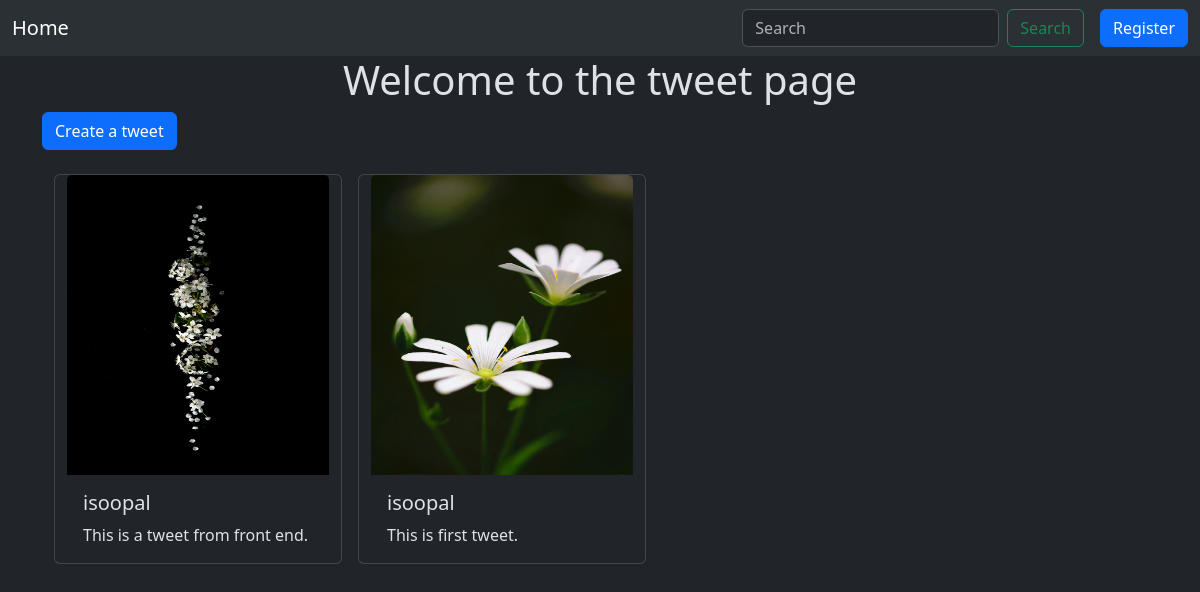
Before: / with the older database file.
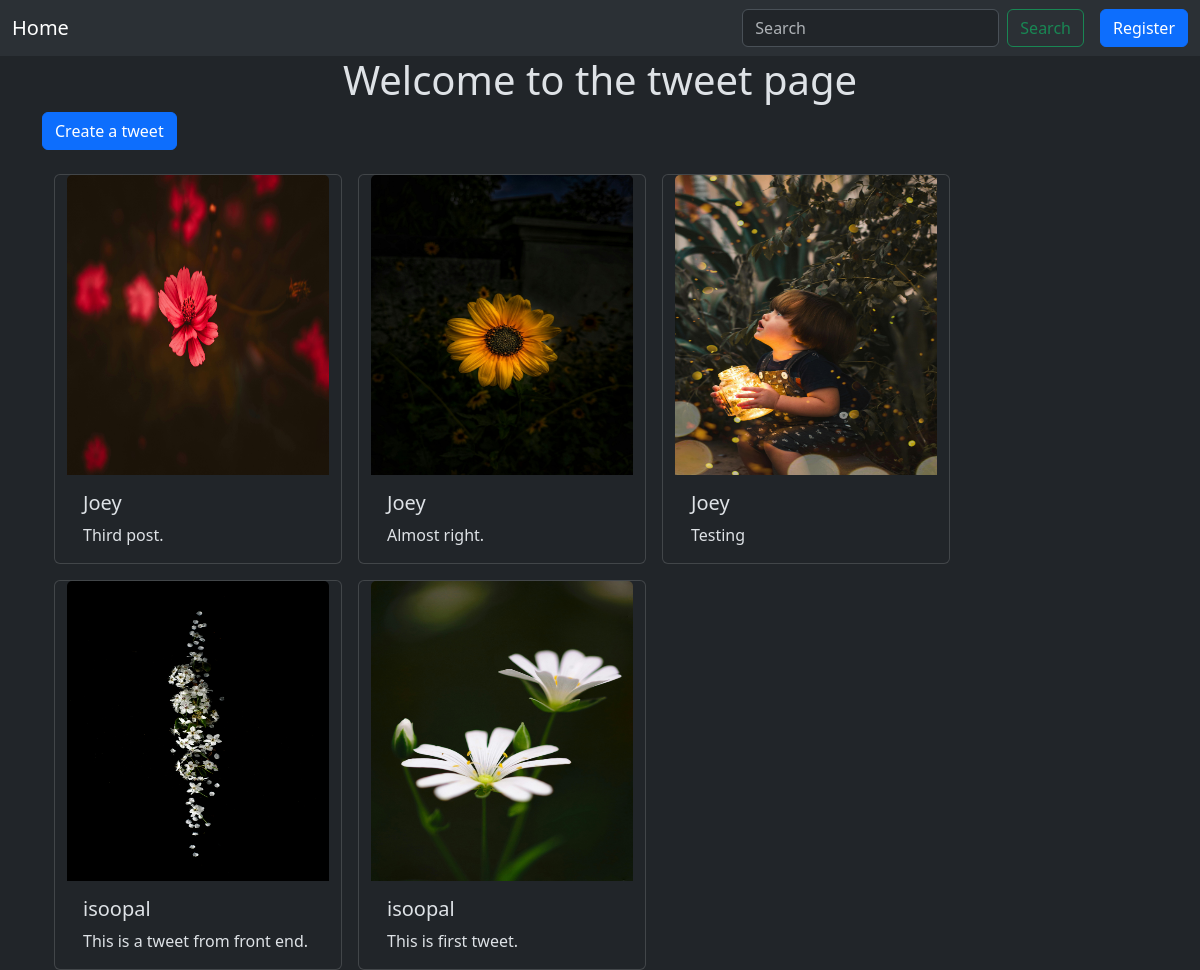
After: the same page with the newer database file.
### myapp/models.py (models this page shows)
class Tweet(models.Model):
    user = models.ForeignKey(User, on_delete=models.CASCADE)
    text = models.TextField(max_length=240)
    photo = models.ImageField(upload_to='photos/', blank=True, null=True)
    created_at = models.DateTimeField(auto_now_add=True)
    updated_at = models.DateTimeField(auto_now=True)

### myapp/views.py (the view)
# urls.py: path('', views.tweet_list, name = "tweet_list"),
def tweet_list(request):
    tweets = Tweet.objects.all().order_by('-created_at')
    return render(request, 'tweet_list.html', {'tweets':tweets})

### myapp/templates/tweet_list.html (shortened to what this page needs)
{% extends "layout.html" %}
{% block content %}
<h1 class="text-center">Welcome to the tweet page</h1>
<a class="btn btn-primary mb-4" href="{% url 'tweet_create' %}">Create a tweet</a>
<div class="container row gap-3 mx-auto">
    {% for tweet in tweets %}
        <div class="card" style="width: 18rem;">
        <img src="{{tweet.photo.url}}" class="card-img-top" alt="..." width="300" height="300">
        <div class="card-body">
            <h5 class="card-title">{{tweet.user.username}}</h5>
            <p class="card-text">{{tweet.text}}</p>
        </div>
        </div>
    {% endfor %}
</div>
{% endblock %}

Changed rows visible on the page:
added Tweet: photo (picture), user.username "Joey", text "Third post."
added Tweet: photo (picture), user.username "Joey", text "Almost right."
added Tweet: photo (picture), user.username "Joey", text "Testing"
